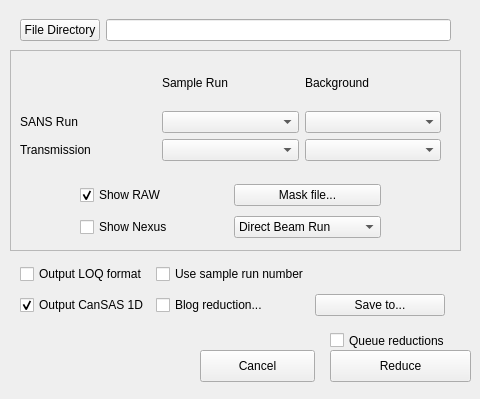
<?xml version="1.0" encoding="UTF-8"?>
<ui version="4.0">
 <class>Form</class>
 <widget class="QWidget" name="Form">
  <property name="geometry">
   <rect>
    <x>0</x>
    <y>0</y>
    <width>480</width>
    <height>399</height>
   </rect>
  </property>
  <property name="windowTitle">
   <string>Form</string>
  </property>
  <widget class="QFrame" name="frame">
   <property name="geometry">
    <rect>
     <x>10</x>
     <y>50</y>
     <width>451</width>
     <height>201</height>
    </rect>
   </property>
   <property name="frameShape">
    <enum>QFrame::StyledPanel</enum>
   </property>
   <property name="frameShadow">
    <enum>QFrame::Raised</enum>
   </property>
   <widget class="QWidget" name="gridLayoutWidget">
    <property name="geometry">
     <rect>
      <x>10</x>
      <y>10</y>
      <width>421</width>
      <height>101</height>
     </rect>
    </property>
    <layout class="QGridLayout" name="gridLayout">
     <item row="2" column="0">
      <widget class="QLabel" name="sansRunLabel">
       <property name="text">
        <string>SANS Run</string>
       </property>
      </widget>
     </item>
     <item row="3" column="0">
      <widget class="QLabel" name="transLabel">
       <property name="text">
        <string>Transmission</string>
       </property>
      </widget>
     </item>
     <item row="0" column="0">
      <spacer name="verticalSpacer">
       <property name="orientation">
        <enum>Qt::Vertical</enum>
       </property>
       <property name="sizeHint" stdset="0">
        <size>
         <width>20</width>
         <height>40</height>
        </size>
       </property>
      </spacer>
     </item>
     <item row="0" column="1">
      <widget class="QLabel" name="sampleLabel">
       <property name="text">
        <string>Sample Run</string>
       </property>
      </widget>
     </item>
     <item row="2" column="1">
      <widget class="QComboBox" name="sansRunMenu"/>
     </item>
     <item row="3" column="1">
      <widget class="QComboBox" name="sansTransMenu"/>
     </item>
     <item row="0" column="2">
      <widget class="QLabel" name="bgdLabel">
       <property name="text">
        <string>Background</string>
       </property>
      </widget>
     </item>
     <item row="2" column="2">
      <widget class="QComboBox" name="bgdRunMenu"/>
     </item>
     <item row="3" column="2">
      <widget class="QComboBox" name="bgdTransMenu"/>
     </item>
    </layout>
   </widget>
   <widget class="QWidget" name="gridLayoutWidget_2">
    <property name="geometry">
     <rect>
      <x>70</x>
      <y>130</y>
      <width>301</width>
      <height>62</height>
     </rect>
    </property>
    <layout class="QGridLayout" name="gridLayout_2">
     <item row="0" column="0">
      <widget class="QCheckBox" name="showRawCheckbox">
       <property name="text">
        <string>Show RAW</string>
       </property>
       <property name="checked">
        <bool>true</bool>
       </property>
      </widget>
     </item>
     <item row="1" column="0">
      <widget class="QCheckBox" name="showNexusCheckbox">
       <property name="text">
        <string>Show Nexus</string>
       </property>
      </widget>
     </item>
     <item row="0" column="1">
      <widget class="QPushButton" name="maskFilePushButton">
       <property name="text">
        <string>Mask file...</string>
       </property>
      </widget>
     </item>
     <item row="1" column="1">
      <widget class="QComboBox" name="directBeamRunMenu">
       <item>
        <property name="text">
         <string>Direct Beam Run</string>
        </property>
       </item>
      </widget>
     </item>
    </layout>
   </widget>
  </widget>
  <widget class="QWidget" name="horizontalLayoutWidget">
   <property name="geometry">
    <rect>
     <x>20</x>
     <y>10</y>
     <width>431</width>
     <height>41</height>
    </rect>
   </property>
   <layout class="QHBoxLayout" name="horizontalLayout">
    <item>
     <widget class="QPushButton" name="inPathPushButton">
      <property name="text">
       <string>File Directory</string>
      </property>
     </widget>
    </item>
    <item>
     <widget class="QLineEdit" name="inPathLineEdit"/>
    </item>
   </layout>
  </widget>
  <widget class="QPushButton" name="reducePushButton">
   <property name="geometry">
    <rect>
     <x>330</x>
     <y>350</y>
     <width>141</width>
     <height>32</height>
    </rect>
   </property>
   <property name="text">
    <string>Reduce</string>
   </property>
  </widget>
  <widget class="QCheckBox" name="queueReductionsCheckbox">
   <property name="geometry">
    <rect>
     <x>330</x>
     <y>330</y>
     <width>141</width>
     <height>21</height>
    </rect>
   </property>
   <property name="text">
    <string>Queue reductions</string>
   </property>
  </widget>
  <widget class="QWidget" name="gridLayoutWidget_3">
   <property name="geometry">
    <rect>
     <x>20</x>
     <y>260</y>
     <width>425</width>
     <height>61</height>
    </rect>
   </property>
   <layout class="QGridLayout" name="gridLayout_3">
    <item row="0" column="0">
     <widget class="QCheckBox" name="outputLOQCheckbox">
      <property name="text">
       <string>Output LOQ format</string>
      </property>
     </widget>
    </item>
    <item row="1" column="0">
     <widget class="QCheckBox" name="outputCanSASCheckbox">
      <property name="text">
       <string>Output CanSAS 1D</string>
      </property>
      <property name="checked">
       <bool>true</bool>
      </property>
     </widget>
    </item>
    <item row="0" column="1">
     <widget class="QCheckBox" name="useRunnumberCheckbox">
      <property name="text">
       <string>Use sample run number</string>
      </property>
     </widget>
    </item>
    <item row="1" column="1">
     <widget class="QCheckBox" name="blogReductionCheckbox">
      <property name="text">
       <string>Blog reduction...</string>
      </property>
     </widget>
    </item>
    <item row="1" column="2">
     <widget class="QPushButton" name="outPathPushButton">
      <property name="text">
       <string>Save to...</string>
      </property>
     </widget>
    </item>
   </layout>
  </widget>
  <widget class="QPushButton" name="cancelPushButton">
   <property name="geometry">
    <rect>
     <x>200</x>
     <y>350</y>
     <width>115</width>
     <height>32</height>
    </rect>
   </property>
   <property name="text">
    <string>Cancel</string>
   </property>
  </widget>
 </widget>
 <resources/>
 <connections/>
</ui>
